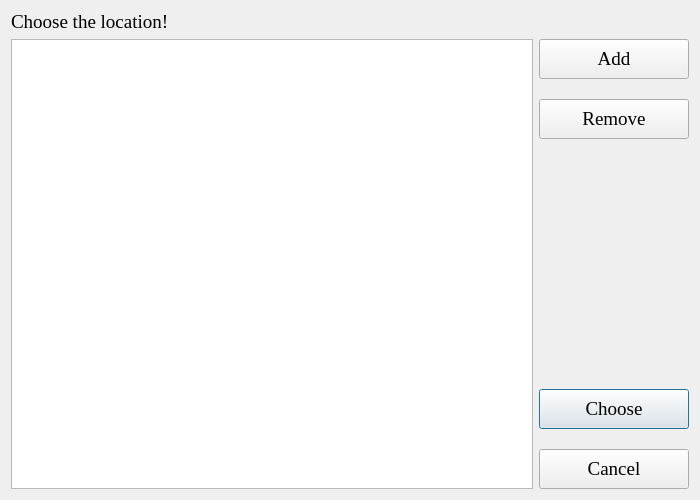
<?xml version="1.0" encoding="UTF-8"?>
<ui version="4.0">
 <class>ChangeLocation</class>
 <widget class="QDialog" name="ChangeLocation">
  <property name="geometry">
   <rect>
    <x>0</x>
    <y>0</y>
    <width>700</width>
    <height>500</height>
   </rect>
  </property>
  <property name="windowTitle">
   <string>Dialog</string>
  </property>
  <layout class="QVBoxLayout" name="verticalLayout_4">
   <item>
    <widget class="QLabel" name="chosenLocation_lbl">
     <property name="font">
      <font>
       <family>Times New Roman</family>
       <pointsize>14</pointsize>
      </font>
     </property>
     <property name="text">
      <string>Choose the location!</string>
     </property>
    </widget>
   </item>
   <item>
    <layout class="QHBoxLayout" name="horizontalLayout">
     <item>
      <widget class="QTableView" name="tableView">
       <property name="sizePolicy">
        <sizepolicy hsizetype="Expanding" vsizetype="Expanding">
         <horstretch>0</horstretch>
         <verstretch>0</verstretch>
        </sizepolicy>
       </property>
       <property name="minimumSize">
        <size>
         <width>200</width>
         <height>100</height>
        </size>
       </property>
       <property name="font">
        <font>
         <family>Times New Roman</family>
         <pointsize>12</pointsize>
        </font>
       </property>
       <property name="editTriggers">
        <set>QAbstractItemView::DoubleClicked</set>
       </property>
       <property name="selectionMode">
        <enum>QAbstractItemView::SingleSelection</enum>
       </property>
       <property name="verticalScrollMode">
        <enum>QAbstractItemView::ScrollPerPixel</enum>
       </property>
       <property name="horizontalScrollMode">
        <enum>QAbstractItemView::ScrollPerPixel</enum>
       </property>
      </widget>
     </item>
     <item>
      <layout class="QVBoxLayout" name="verticalLayout_3">
       <property name="rightMargin">
        <number>0</number>
       </property>
       <item>
        <layout class="QVBoxLayout" name="verticalLayout">
         <property name="spacing">
          <number>20</number>
         </property>
         <item>
          <widget class="QPushButton" name="addLocationButton">
           <property name="sizePolicy">
            <sizepolicy hsizetype="Preferred" vsizetype="Fixed">
             <horstretch>0</horstretch>
             <verstretch>0</verstretch>
            </sizepolicy>
           </property>
           <property name="minimumSize">
            <size>
             <width>150</width>
             <height>40</height>
            </size>
           </property>
           <property name="font">
            <font>
             <family>Times New Roman</family>
             <pointsize>14</pointsize>
            </font>
           </property>
           <property name="text">
            <string>Add</string>
           </property>
           <property name="autoDefault">
            <bool>false</bool>
           </property>
          </widget>
         </item>
         <item>
          <widget class="QPushButton" name="removelocationButton">
           <property name="sizePolicy">
            <sizepolicy hsizetype="Preferred" vsizetype="Fixed">
             <horstretch>0</horstretch>
             <verstretch>0</verstretch>
            </sizepolicy>
           </property>
           <property name="minimumSize">
            <size>
             <width>150</width>
             <height>40</height>
            </size>
           </property>
           <property name="font">
            <font>
             <family>Times New Roman</family>
             <pointsize>14</pointsize>
            </font>
           </property>
           <property name="text">
            <string>Remove</string>
           </property>
           <property name="autoDefault">
            <bool>false</bool>
           </property>
          </widget>
         </item>
        </layout>
       </item>
       <item>
        <spacer name="verticalSpacer">
         <property name="orientation">
          <enum>Qt::Vertical</enum>
         </property>
         <property name="sizeHint" stdset="0">
          <size>
           <width>20</width>
           <height>40</height>
          </size>
         </property>
        </spacer>
       </item>
       <item>
        <layout class="QVBoxLayout" name="verticalLayout_2">
         <property name="spacing">
          <number>20</number>
         </property>
         <item>
          <widget class="QPushButton" name="chooseButton">
           <property name="sizePolicy">
            <sizepolicy hsizetype="Preferred" vsizetype="Fixed">
             <horstretch>0</horstretch>
             <verstretch>0</verstretch>
            </sizepolicy>
           </property>
           <property name="minimumSize">
            <size>
             <width>150</width>
             <height>40</height>
            </size>
           </property>
           <property name="font">
            <font>
             <family>Times New Roman</family>
             <pointsize>14</pointsize>
            </font>
           </property>
           <property name="text">
            <string>Choose</string>
           </property>
          </widget>
         </item>
         <item>
          <widget class="QPushButton" name="cancelButton">
           <property name="sizePolicy">
            <sizepolicy hsizetype="Preferred" vsizetype="Fixed">
             <horstretch>0</horstretch>
             <verstretch>0</verstretch>
            </sizepolicy>
           </property>
           <property name="minimumSize">
            <size>
             <width>150</width>
             <height>40</height>
            </size>
           </property>
           <property name="font">
            <font>
             <family>Times New Roman</family>
             <pointsize>14</pointsize>
            </font>
           </property>
           <property name="text">
            <string>Cancel</string>
           </property>
          </widget>
         </item>
        </layout>
       </item>
      </layout>
     </item>
    </layout>
   </item>
  </layout>
 </widget>
 <resources/>
 <connections/>
</ui>
